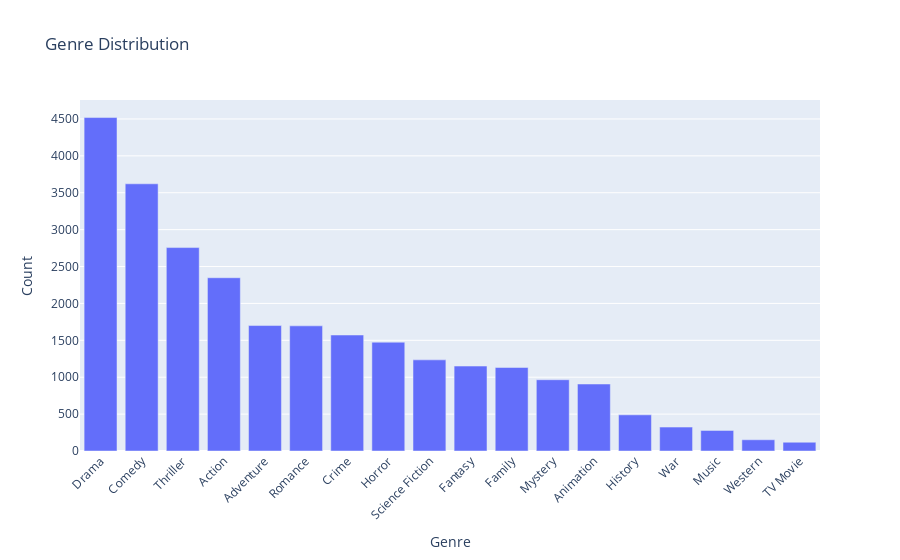

Notebook code for this chart:
### Markdown cell above
Now we have a prettier way to see the genres distributions. It'll be seen after that some n-grams are related to these genre distributions.

### Code cell
import plotly.express as px


exploded_genres = movies_clean.explode('genres')

# Genre counts
genre_counts = exploded_genres['genres'].value_counts().reset_index()
genre_counts.columns = ['Genre', 'Count']

# Plot with Plotly
fig = px.bar(genre_counts, x='Genre', y='Count', title='Genre Distribution')
fig.update_layout(xaxis_tickangle=-45)
fig.show()

### Figure 1 — Plotly figure (JSON) as saved in the notebook; plotly's stock layout.template omitted (floating-point values rounded to 4 significant figures)
{"data": [{"hovertemplate": "Genre=%{x}<br>Count=%{y}<extra></extra>", "legendgroup": "", "marker": {"color": "#636efa", "pattern": {"shape": ""}}, "name": "", "orientation": "v", "showlegend": false, "textposition": "auto", "type": "bar", "x": ["Drama", "Comedy", "Thriller", "Action", "Adventure", "Romance", "Crime", "Horror", "Science Fiction", "Fantasy", "Family", "Mystery", "Animation", "History", "War", "Music", "Western", "TV Movie"], "xaxis": "x", "y": [4519, 3621, 2757, 2348, 1700, 1696, 1572, 1475, 1235, 1151, 1132, 966, 908, 490, 324, 279, 152, 119], "yaxis": "y"}], "layout": {"barmode": "relative", "legend": {"tracegroupgap": 0}, "title": {"text": "Genre Distribution"}, "xaxis": {"anchor": "y", "domain": [0, 1], "tickangle": -45, "title": {"text": "Genre"}}, "yaxis": {"anchor": "x", "domain": [0, 1], "title": {"text": "Count"}}}}
